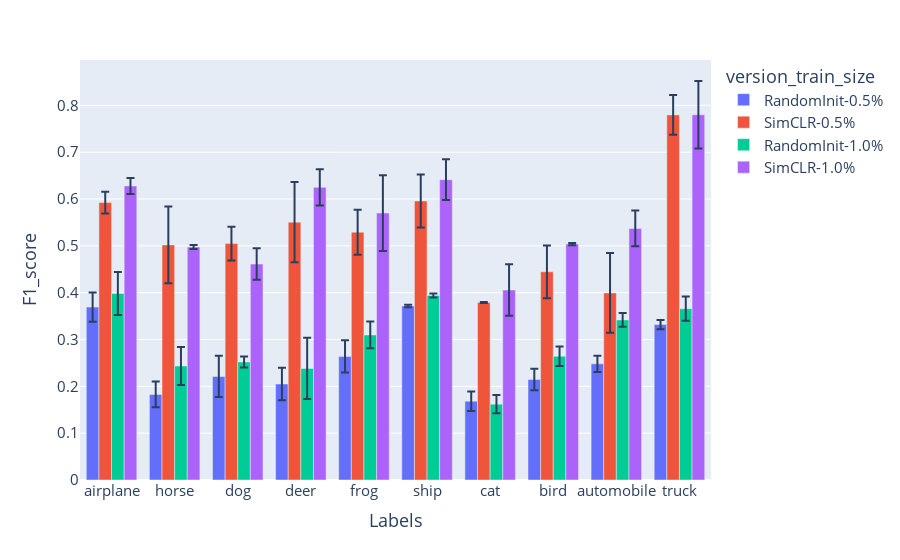

Notebook code cell kept with this figure:
### Code cell
bar_plots["F1_score"]

### Figure 1 — Plotly figure (JSON) as saved in the notebook; plotly's stock layout.template omitted (floating-point values rounded to 4 significant figures)
{"data": [{"alignmentgroup": "True", "error_y": {"array": [0.03138, 0.02765, 0.04402, 0.03478, 0.03425, 0.002864, 0.02087, 0.02312, 0.01717, 0.009956]}, "hovertemplate": "version_train_size=RandomInit-0.5%<br>class=%{x}<br>mean=%{y}<extra></extra>", "legendgroup": "RandomInit-0.5%", "marker": {"color": "#636efa", "pattern": {"shape": ""}}, "name": "RandomInit-0.5%", "offsetgroup": "RandomInit-0.5%", "orientation": "v", "showlegend": true, "textposition": "auto", "type": "bar", "x": ["airplane", "horse", "dog", "deer", "frog", "ship", "cat", "bird", "automobile", "truck"], "xaxis": "x", "y": [0.3692, 0.1828, 0.2211, 0.205, 0.2639, 0.3716, 0.1684, 0.2147, 0.248, 0.3319], "yaxis": "y"}, {"alignmentgroup": "True", "error_y": {"array": [0.03591, 0.04235, 0.08576, 0.08178, 0.000898, 0.05672, 0.0852, 0.02313, 0.05625, 0.04813]}, "hovertemplate": "version_train_size=SimCLR-0.5%<br>class=%{x}<br>mean=%{y}<extra></extra>", "legendgroup": "SimCLR-0.5%", "marker": {"color": "#EF553B", "pattern": {"shape": ""}}, "name": "SimCLR-0.5%", "offsetgroup": "SimCLR-0.5%", "orientation": "v", "showlegend": true, "textposition": "auto", "type": "bar", "x": ["dog", "truck", "deer", "horse", "cat", "ship", "automobile", "airplane", "bird", "frog"], "xaxis": "x", "y": [0.5049, 0.7797, 0.5507, 0.502, 0.3791, 0.5958, 0.3995, 0.5924, 0.4446, 0.5292], "yaxis": "y"}, {"alignmentgroup": "True", "error_y": {"array": [0.004299, 0.04064, 0.02586, 0.01152, 0.06516, 0.01943, 0.0209, 0.01462, 0.04591, 0.02859]}, "hovertemplate": "version_train_size=RandomInit-1.0%<br>class=%{x}<br>mean=%{y}<extra></extra>", "legendgroup": "RandomInit-1.0%", "marker": {"color": "#00cc96", "pattern": {"shape": ""}}, "name": "RandomInit-1.0%", "offsetgroup": "RandomInit-1.0%", "orientation": "v", "showlegend": true, "textposition": "auto", "type": "bar", "x": ["ship", "horse", "truck", "dog", "deer", "cat", "bird", "automobile", "airplane", "frog"], "xaxis": "x", "y": [0.3942, 0.2436, 0.3659, 0.252, 0.2384, 0.162, 0.2641, 0.3418, 0.3982, 0.3098], "yaxis": "y"}, {"alignmentgroup": "True", "error_y": {"array": [0.004236, 0.04335, 0.08082, 0.03849, 0.03357, 0.05496, 0.002461, 0.03823, 0.01705, 0.07208]}, "hovertemplate": "version_train_size=SimCLR-1.0%<br>class=%{x}<br>mean=%{y}<extra></extra>", "legendgroup": "SimCLR-1.0%", "marker": {"color": "#ab63fa", "pattern": {"shape": ""}}, "name": "SimCLR-1.0%", "offsetgroup": "SimCLR-1.0%", "orientation": "v", "showlegend": true, "textposition": "auto", "type": "bar", "x": ["horse", "ship", "frog", "deer", "dog", "cat", "bird", "automobile", "airplane", "truck"], "xaxis": "x", "y": [0.4975, 0.6414, 0.5701, 0.625, 0.4612, 0.4057, 0.5038, 0.5373, 0.6281, 0.78], "yaxis": "y"}], "layout": {"barmode": "group", "font": {"size": 15}, "legend": {"title": {"text": "version_train_size"}, "tracegroupgap": 0}, "margin": {"t": 60}, "xaxis": {"anchor": "y", "domain": [0, 1], "title": {"text": "Labels"}}, "yaxis": {"anchor": "x", "domain": [0, 1], "title": {"text": "F1_score"}}}}
